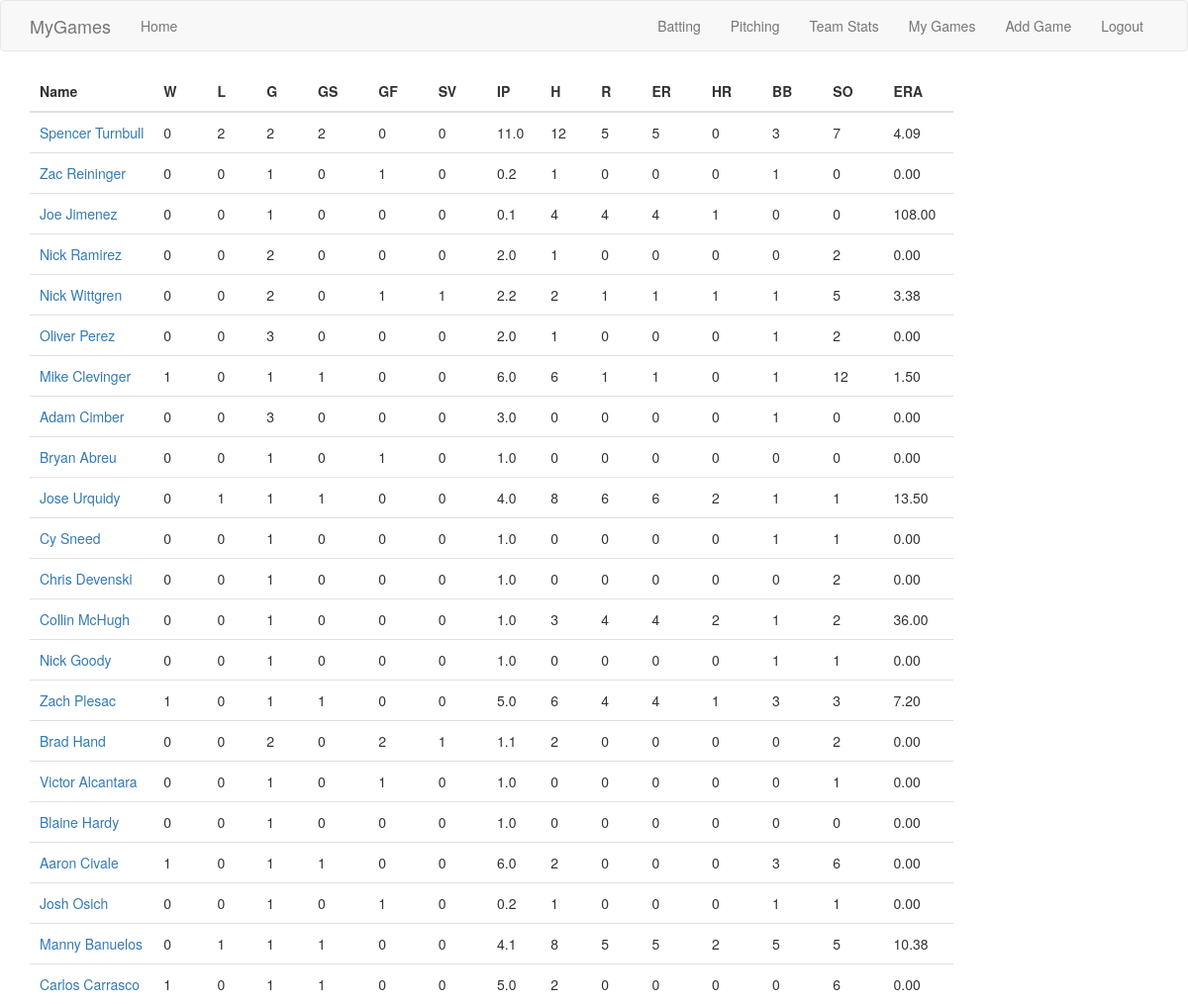
Screenshot of /pitcherstats (signed in) with the database file from the repository.
### app/models.py (models this page shows)
class PitchGame(db.Model):
	id = db.Column(db.Integer, primary_key=True)
	game_pk = db.Column(db.Integer, db.ForeignKey('game_data.game_pk'), index=True)
	pitcher_id = db.Column(db.Integer, db.ForeignKey('player_data.id'), index=True)
	w = db.Column(db.Integer)
	losses = db.Column(db.Integer)
	gs = db.Column(db.Integer)
	gf = db.Column(db.Integer)
	sv = db.Column(db.Integer)
	h = db.Column(db.Integer)
	r = db.Column(db.Integer)
	er = db.Column(db.Integer)
	hr = db.Column(db.Integer)
	bb = db.Column(db.Integer)
	so = db.Column(db.Integer)
	outs = db.Column(db.Integer)

class PlayerData(db.Model):
	id = db.Column(db.Integer, primary_key=True)
	name = db.Column(db.String(64), index=True)
	sort_name = db.Column(db.String(64), index=True)

### app/routes.py (the view)
@app.route('/pitcherstats')
@login_required
def pitcher_stats():
	games = Game.query.filter_by(user_id=current_user.id)
	pks = [ game.game_pk for game in games ]
	pitchers = defaultdict(lambda: defaultdict(int))
	for pk in pks:
		pitch_games = PitchGame.query.filter_by(game_pk=pk)
		for game in pitch_games:
			id = game.pitcher_id
			pitchers[id]['w'] = pitchers[id]['w'] + game.w
			pitchers[id]['losses'] = pitchers[id]['losses'] + game.losses
			pitchers[id]['g'] = pitchers[id]['g'] + 1
			pitchers[id]['gs'] = pitchers[id]['gs'] + game.gs
			pitchers[id]['gf'] = pitchers[id]['gf'] + game.gf
			pitchers[id]['sv'] = pitchers[id]['sv'] + game.sv
			pitchers[id]['outs'] = pitchers[id]['outs'] + game.outs
			pitchers[id]['h'] = pitchers[id]['h'] + game.h
			pitchers[id]['r'] = pitchers[id]['r'] + game.r
			pitchers[id]['er'] = pitchers[id]['er'] + game.er
			pitchers[id]['hr'] = pitchers[id]['hr'] + game.hr
			pitchers[id]['bb'] = pitchers[id]['bb'] + game.bb
			pitchers[id]['so'] = pitchers[id]['so'] + game.so
	for id in pitchers.keys():
		pitchers[id]['ip'] = '{}.{}'.format(int(pitchers[id]['outs'] / 3),
											pitchers[id]['outs'] % 3)
		if pitchers[id]['outs'] == 0:
			pitchers[id]['era'] = '-.--'
		else:
			era = (pitchers[id]['er'] / pitchers[id]['outs']) * 27
			pitchers[id]['era'] = '{:.2f}'.format(era)
		player_record = PlayerData.query.filter_by(id=id).first()
		if player_record is not None:
			pitchers[id]['name'] = player_record.name
			pitchers[id]['sortname'] = player_record.sort_name
		else:
			pitchers[id]['name'] = "???"
			pitchers[id]['sortname'] = "???"
	return render_template("pitch_stats.html", players=pitchers.items())

### app/models.py (called while the page is built)
@login.user_loader
def load_user(id):
	return User.query.get(int(id))

### app/templates/pitch_stats.html
{% extends "sort_table.html" %}
{% block app_content %}
<table class="sortable-theme-bootstrap" data-sortable>
	<thead>
		<tr>
			<th>Name</th>
			<th>W</th>
			<th>L</th>
			<th>G</th>
			<th>GS</th>
			<th>GF</th>
			<th>SV</th>
			<th>IP</th>
			<th>H</th>
			<th>R</th>
			<th>ER</th>
			<th>HR</th>
			<th>BB</th>
			<th>SO</th>
			<th>ERA</th>
		</tr>
	</thead>
	<tbody>
		{% for player in players %}
		<tr>
			<td data-value="{{ player[1]['sortname'] }}">
				<a href="{{ url_for('pitcher_games', player_id=player[0]) }}">
					{{ player[1]['name'] }}
				</a>
			</td>
			<td>{{ player[1]['w'] }}</td>
			<td>{{ player[1]['losses'] }}</td>
			<td>{{ player[1]['g'] }}</td>
			<td>{{ player[1]['gs'] }}</td>
			<td>{{ player[1]['gf'] }}</td>
			<td>{{ player[1]['sv'] }}</td>
			<td>{{ player[1]['ip'] }}</td>
			<td>{{ player[1]['h'] }}</td>
			<td>{{ player[1]['r'] }}</td>
			<td>{{ player[1]['er'] }}</td>
			<td>{{ player[1]['hr'] }}</td>
			<td>{{ player[1]['bb'] }}</td>
			<td>{{ player[1]['so'] }}</td>
			<td>{{ player[1]['era'] }}</td>
		</tr>
		{% endfor %}
	</tbody>
</table>
{% endblock %}

### rows the page displays
PitchGame: name "Spencer Turnbull", player "0", player "2", player "11.0", player "12", player "5", player "3", player "7", player "4.09"
PitchGame: name "Zac Reininger", player "0", player "1", player "0.2", player "0.00"
PitchGame: name "Joe Jimenez", player "0", player "1", player "0.1", player "4", player "108.00"
PitchGame: name "Nick Ramirez", player "0", player "2", player "2.0", h "1", player "0.00"
PitchGame: name "Nick Wittgren", player "0", player "2", player "1", player "2.2", player "5", player "3.38"
PitchGame: name "Oliver Perez", player "0", player "3", player "2.0", player "1", player "2", player "0.00"
PitchGame: name "Mike Clevinger", player "1", player "0", player "6.0", h "6", so "12", player "1.50"
PitchGame: name "Adam Cimber", player "0", player "3", player "3.0", player "1", player "0.00"
PitchGame: name "Bryan Abreu", player "0", gf "1", player "1.0", player "0.00"
PitchGame: name "Jose Urquidy", player "0", player "1", player "4.0", h "8", player "6", hr "2", player "13.50"
PitchGame: name "Cy Sneed", player "0", player "1", player "1.0", player "0.00"
PitchGame: name "Chris Devenski", player "0", player "1", player "1.0", so "2", player "0.00"
PitchGame: name "Collin McHugh", player "0", bb "1", player "1.0", player "3", player "4", player "2", player "36.00"
PitchGame: name "Nick Goody", player "0", player "1", player "1.0", player "0.00"
PitchGame: name "Zach Plesac", player "1", player "0", player "5.0", h "6", player "4", player "3", player "7.20"
PitchGame: name "Brad Hand", player "0", player "2", player "1", player "1.1", player "0.00"
PitchGame: name "Victor Alcantara", player "0", player "1", player "1.0", player "0.00"
PitchGame: name "Blaine Hardy", player "0", player "1", player "1.0", player "0.00"
PitchGame: name "Aaron Civale", player "1", player "0", player "6.0", h "2", bb "3", so "6", player "0.00"
PitchGame: name "Josh Osich", player "0", player "1", player "0.2", player "0.00"
PitchGame: name "Manny Banuelos", player "0", player "1", player "4.1", h "8", player "5", hr "2", player "10.38"
PitchGame: name "Carlos Carrasco", player "1", player "0", player "5.0", h "2", so "6", player "0.00"
